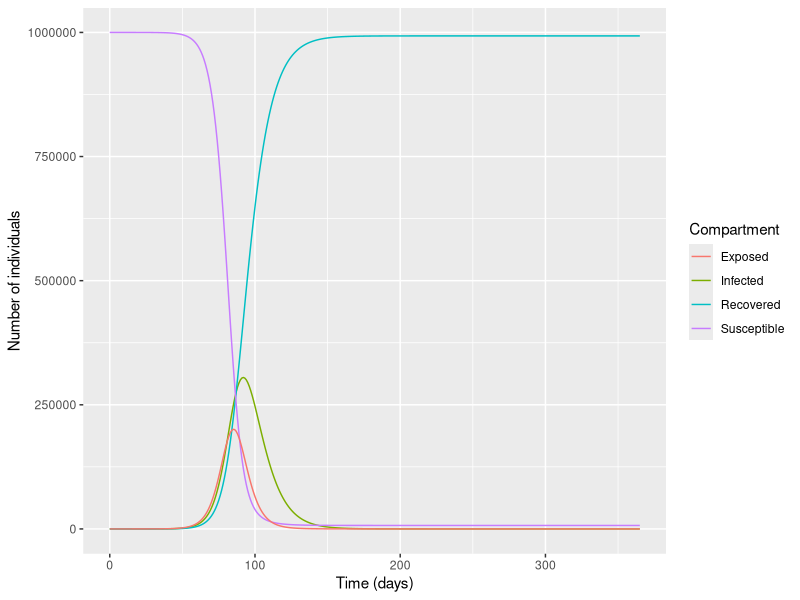

This figure's R source:
## ---- chunk 1
#| echo: false
library(tidyverse)
#source("R/_common.R")
## ---- chunk 2
library(deSolve)

# Define parameters
N <- 1e6  # Total population
beta <- 0.5  # Transmission rate
gamma <- 0.1  # Recovery rate
t_exp <- 5  # Latent period

# Initial conditions
init <- c(S = N - 1, E = 1, I = 0, R = 0)

# Define the SEIR model
seir_model <- function(t, y, parameters) {
  with(as.list(y), {
    dS <- -beta * S * I / N
    dE <- beta * S * I / N - (1 / t_exp) * E
    dI <- (1 / t_exp) * E - gamma * I
    dR <- gamma * I
    return(list(c(dS, dE, dI, dR)))
  })
}
## ---- chunk 3
# Solve the ODEs
times <- seq(0, 365, by = 1)
result <- ode(y = init, times = times, func = seir_model)

# Plot the results
library(ggplot2)
ggplot(as.data.frame(result), aes(time, I, color = "Infected")) +
  geom_line() +
  geom_line(aes(time, R, color = "Recovered")) +
  geom_line(aes(time, S, color = "Susceptible")) +
  geom_line(aes(time, E, color = "Exposed")) +
  scale_color_discrete(name = "Compartment") +
  labs(x = "Time (days)", y = "Number of individuals") 
